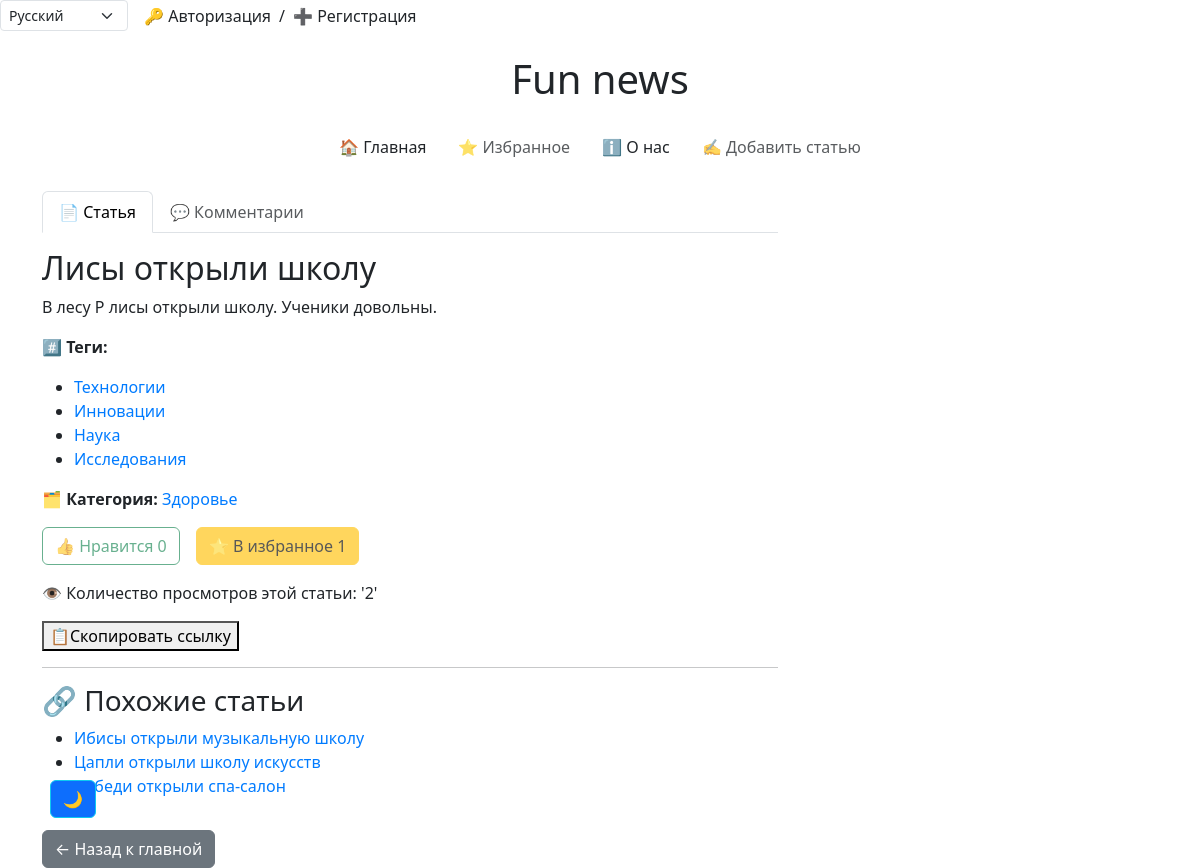
/ru/news/article/lisy-otkryli-shkolu/, run on an earlier commit of the app's database.
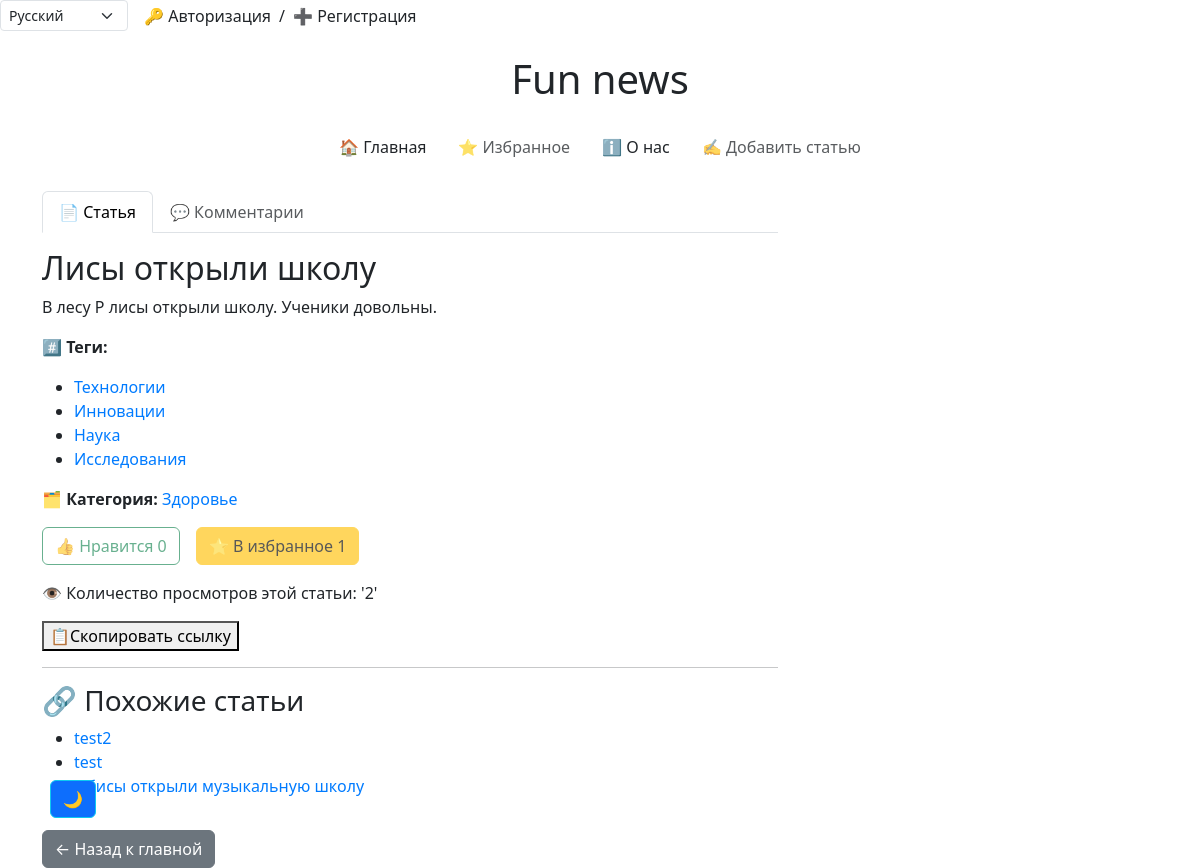
And on a later commit of the database.
### news/models.py (models this page shows, shortened)
class Tag(models.Model):
    name = models.CharField(max_length=255, unique=True)
    class Meta:
        verbose_name = 'Тег'  # единственное число для отображения в админке
        verbose_name_plural = 'Теги'  # мн. число для отображения в админке

class Article(models.Model):
    title = models.CharField(max_length=255, verbose_name='Заголовок')
    content = models.TextField(verbose_name='Содержание')
    publication_date = models.DateTimeField(default=timezone.now, verbose_name='Дата публикации')
    views = models.IntegerField(default=0, verbose_name='Просмотры')
    category = models.ForeignKey("Category", on_delete=models.CASCADE, verbose_name='Категория', blank=True,
                              null=True)
    tags = models.ManyToManyField("Tag", related_name='article',  verbose_name='Теги', blank=True,
                              null=True)
    likes_count = models.IntegerField(default=0)
    favourites_count = models.IntegerField(default=0)
    is_active = models.BooleanField(default=True,  verbose_name='Теги')
    slug = models.SlugField(blank=True, null=True, unique=True)
    image = models.ImageField(upload_to='articles/%Y/%m/%d/',
                              validators=[FileExtensionValidator(['jpg', 'jpeg', 'png', 'jpeg'])],
                              blank=True,
                              null=True)
    author = models.ForeignKey(get_user_model(), on_delete=models.SET_NULL, null=True,
                               default=None, verbose_name='Author')
    def save(self, *args, **kwargs):
        super().save(*args, **kwargs)
    class Meta:
        verbose_name = 'Статья'  # единственное число для отображения в админке
        verbose_name_plural = 'Статьи'  # мн. число для отображения в админке

### news/views.py (the view)
# urls.py: path('article/<slug:slug>/', article_detail, name='article_detail'),                              # статья полностью
def article_detail(request, slug):
    article = get_object_or_404(Article, slug=slug)
    all_tags = Tag.objects.all()
    all_categories = Category.objects.all()
    liked_ips = article.likes.values_list('ip_address', flat=True)
    favourite_ips = article.favourites.values_list('ip_address', flat=True)
    reset_comment_flag(request)
    article.views += 1              #cчётчик просмотров
    article.save()
    similar_articles = Article.objects.filter(
        Q(category=article.category) |
        Q(tags__in=article.tags.all())
    ).exclude(id=article.id).distinct().order_by('-publication_date')[:3]
    if request.method == 'POST':
        name = request.POST.get('name')
        text = request.POST.get('text')
        if name and text:
            Comment.objects.create(article=article, name=name, text=text)
    context = {
        "article": article,
        "all_tags": all_tags,
        "all_categories": all_categories,
        "liked_ips": liked_ips,
        "favourite_ips": favourite_ips,
        "similar_articles": similar_articles,
    }
    return render(request, 'news/article_detail.html', context=context)

### news/views.py (called while the page is built)
def reset_comment_flag(request):
    if 'comment_submitted' in request.session:
        del request.session['comment_submitted']

### news/templates/news/article_detail.html (shortened to what this page needs)
{% extends 'news/base.html' %}
{% load i18n %}
{% block content %}
<section>
  <ul class="nav nav-tabs" id="addArticleTabs" role="tablist">
    <li class="nav-item" role="presentation">
      <button class="nav-link active" id="article-tab" data-bs-toggle="tab" data-bs-target="#article" type="button" role="tab">
        {% trans '📄 Статья' %}
      </button>
    </li>
    {% if user.is_authenticated %}
    <li class="nav-item" role="presentation">
      <button class="nav-link" id="comments-tab" data-bs-toggle="tab" data-bs-target="#comments" type="button" role="tab">
        {% trans '💬 Комментарии' %} ({{ article.comments.count }})
      </button>
    </li>
    {% else %}
    <li class="nav-item" role="presentation">
      <button class="nav-link" id="comments-tab" data-bs-toggle="tab" data-bs-target="#comments" type="button" role="tab" disabled>
        {% trans '💬 Комментарии' %}
      </button>
    </li>
    {% endif %}
  </ul>
  <div class="tab-content mt-3">
    <div class="tab-pane fade show active" id="article" role="tabpanel">
      <div class="news">
        <h2>{{ article.title }}</h2>
        <p>{{ article.content }} </p>
        {% if article.tags.all %}
          <p><strong>{% trans "#️⃣ Теги:"  %}</strong></p>
          <ul>
            {% for tag in article.tags.all %}
              <li><a href="{% url 'news:news_by_tag' tag.name %}">{{ tag.name }}</a></li>
            {% endfor %}
          </ul>
        {% endif %}
        <p><strong>{% trans '🗂️ Категория:'  %}</strong>
          {% if article.category %}
            <a href="{% url 'news:news_by_category' article.category.name %}">{{ article.category.name }}</a>
          {% else %}
           {% trans 'Нет категории'  %}
          {% endif %}
        </p>
        <div class="buttons-container d-flex gap-3 mb-3">
          <form id="like-form-{{ article.id }}" data-article-id="{{ article.id }}">
            <button type="button" class="btn {% if request.META.REMOTE_ADDR in liked_ips %}btn-success{% else %}btn-outline-success{% endif %} {% if not user.is_authenticated %}btn-secondary disabled{% endif %}" id="like-btn-{{ article.id }}">
             {% trans '👍 Нравится'  %} <span id="like-count-{{ article.id }}">{{ article.likes_count }}</span>
            </button>
          </form>
          <form id="favourite-form-{{ article.id }}" data-article-id="{{ article.id }}">
            <button type="button" class="btn {% if request.META.REMOTE_ADDR in favourite_ips %}btn-warning{% else %}btn-outline-warning{% endif %} {% if not user.is_authenticated %}btn-secondary disabled{% endif %}" id="favourite-btn-{{ article.id }}">
              {% trans '⭐ В избранное'  %} <span id="favourite-count-{{ article.id }}">{{ article.favourites_count }}</span>
            </button>
          </form>
        </div>
        <p> {% trans '👁 Количество просмотров этой статьи:'  %} '{{ article.views }}' </p>
        <button type="button" onclick="copyToClipboard()">{% trans '📋Скопировать ссылку' %}</button>
        <hr>
        <h3>{% trans '🔗 Похожие статьи'  %}</h3>
        <ul>
          {% for sim in similar_articles %}
            <li>
              <a href="{% url 'news:article_detail' slug=sim.slug %}">{{ sim.title }}</a>
            </li>
          {% empty %}
            <p> {% trans '🔗 Похожие статьи не найдены' %} </p>
          {% endfor %}
        </ul>
        <a class="btn btn-secondary mt-3" href="{% url 'news:catalog' %}">{% trans '← Назад к главной'  %}</a>
      </div>
    </div>
  </div>
</section>
{% endblock %}

What changed in the data, as far as the page shows it:
no longer on this page (row unchanged): Article: title "Цапли открыли школу искусств"
no longer on this page (row unchanged): Article: title "Лебеди открыли спа-салон"
added Article: title "test2"
added Article: title "test"
